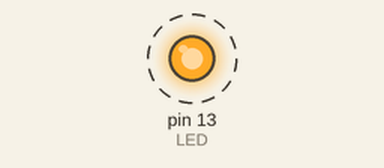
Recording of a program running on a simulated Raspberry Pi (header pin numbers). Parts: output pins drawn as LEDs (lit = HIGH). Dashed ring = blinking.

Above: at 0.5 s.
Timing chart, 0 to 4.6 s (numbered marks = the images above):
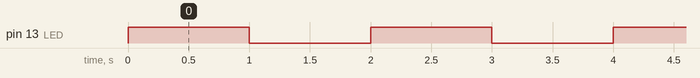

Measured:
- by itself, pin 13 (LED): alternates HIGH for 1.0 s and LOW for 1.0 s

The program:

LED.py
```python
import RPi.GPIO as GPIO
from time import sleep

GPIO.setwarnings(False)
GPIO.setmode(GPIO.BOARD)
LED = 13
GPIO.setup(LED, GPIO.OUT)

# LED blinks on and off every second
try:
    while True:
        GPIO.output(LED, GPIO.HIGH)
        sleep(1)
        GPIO.output(LED, GPIO.LOW)
        sleep(1)

except KeyboardInterrupt:
    GPIO.cleanup()
```
